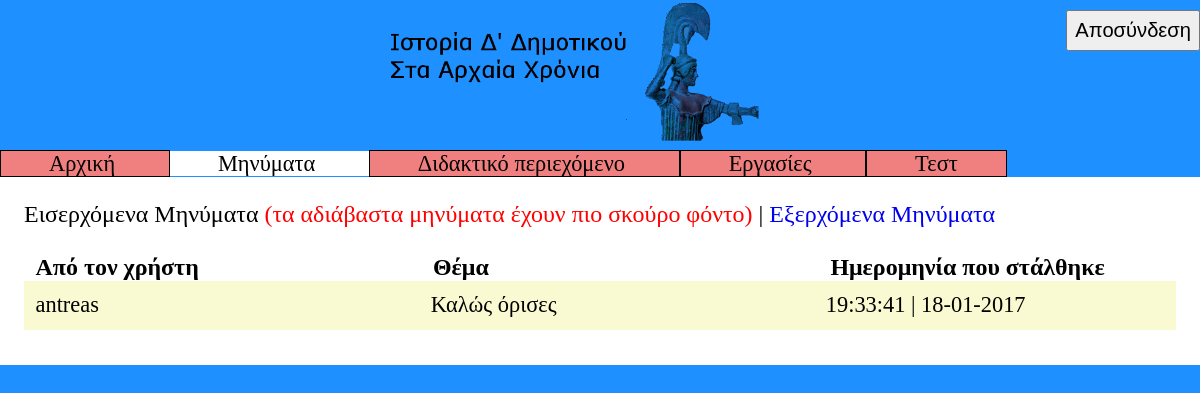
Screenshot of /code/professor/message.php (signed in) with the database file from the repository.
### tables this page shows
CREATE TABLE `message` (
  `id` bigint(20) NOT NULL,
  `from_user` varchar(20) NOT NULL,
  `to_user` varchar(20) NOT NULL,
  `subject` varchar(20) NOT NULL,
  `text` text NOT NULL,
  `seen` tinyint(1) NOT NULL DEFAULT '0',
  `date` datetime NOT NULL
);

### code/professor/message.php (the view, shortened to what this page needs)
<!DOCTYPE html>
<html>
<head>
	<link rel="stylesheet" type="text/css" href="pstyles.css" />
</head>
<body>
	<button class="logout" onclick="logout()"> Αποσύνδεση</button>
	<img src="../banner.png" alt="Ιστορία Δ' Δημοτικού Στα Αρχαία Χρόνια" class="banner">
	<div class="menu">
		<span class="menup"> <a href="phome.php" class="link_to_page"> Αρχική </a> </span>
		<span class="active">  Μηνύματα </span>
		<span class="menup"> <a href="content.php" class="link_to_page"> Διδακτικό περιεχόμενο </a> </span>
		<span class="menup"> <a href="group_project.php" class="link_to_page"> Εργασίες </a> </span>
		<span class="menup"> <a href="test.php" class="link_to_page"> Τεστ </a> </span>
	</div>
	<div class="main">
		<span class="big"> Εισερχόμενα Μηνύματα <span class="red_letters"> (τα αδιάβαστα μηνύματα έχουν πιο σκούρο φόντο)</span> | <a href="sent_message.php"> Εξερχόμενα Μηνύματα </a> </span> <br> <br>
		<div class="big container">
			<div class="message_header"> <b> Από τον χρήστη </b> </div>
			<div class="message_header"> <b> Θέμα </b> </div>
			<div class="message_header"> <b> Ημερομηνία που στάλθηκε </b> </div>
		</div>
<?php
$link = connect_to_database("../login_register_form.php");
if (isset($_GET["pagenum"])) {
	$pagenum = $_GET["pagenum"];
}
else{
	$pagenum = 1;
}
$limit = ($pagenum - 1) * 10;
$result = $link->query("SELECT * FROM message WHERE to_user='".PROFESSOR_USERNAME."' ORDER BY id DESC LIMIT ".$limit.",10");
while ($row = mysqli_fetch_array($result, MYSQLI_ASSOC)) {
	if ($row["seen"] == 0) {
		echo "<a href='show_message.php?id=".$row["id"]."' class='link_to_page'> <div class='message_box not_seen_message_box'> <div class='container'>".
		"<div class='message_info'>".$row["from_user"]."</div>"."<div class='message_info'>".$row["subject"]."</div>"."<div class='message_info'>".date("H:i:s | d-m-Y", strtotime($row["date"]))."</div>";
		echo "</div> </div> </a>";
	}
}
?>
	</div>
</body>
</html>

### code/professor/pstyles.css (style rules this page uses)
* { box-sizing: border-box; }
body { background-color: dodgerblue; font-family: "Verdana"; font-size: 140%; margin: 0; }
button { font-size: 90%; padding: 7px; margin-top: 10px; cursor: pointer; }
a { text-decoration: none; }
button.logout { float: right; }
img.banner { display: table-cell; margin-left: 32.5%; margin-right: 32.5%; width: 35%; }
div.menu { margin-right: 10%; margin-left: 10%; }
div.container { display: flex; flex-wrap: wrap; justify-content: space-between; align-items: flex-start; }
span.active { padding: 0 4%; background-color: white; }
span.menup { border: 1px solid black; padding: 0 4%; background-color: lightcoral; cursor: pointer; }
div.main { background-color: white; padding: 2%; margin-left: 10%; margin-right: 10%; }
.big { font-size: 107%; }
div.message_header { width: 30%; margin-left: 1%; }
div.message_box { padding: 1%; margin-bottom: 1%; cursor: pointer; }
div.not_seen_message_box { background-color: lightgoldenrodyellow; cursor: pointer; }
div.message_info { width: 30%; }
span.red_letters { color: red; }
a.link_to_page { color: black; }
@media only screen and (max-width: 1400px) { div.main { margin-left: 0; margin-right: 0; } }
@media only screen and (max-width: 1400px) { div.menu { margin-right: 0; margin-left: 0; } }

### rows the page displays
message: from_user "antreas", subject "Καλώς όρισες", date "19:33:41 | 18-01-2017"
